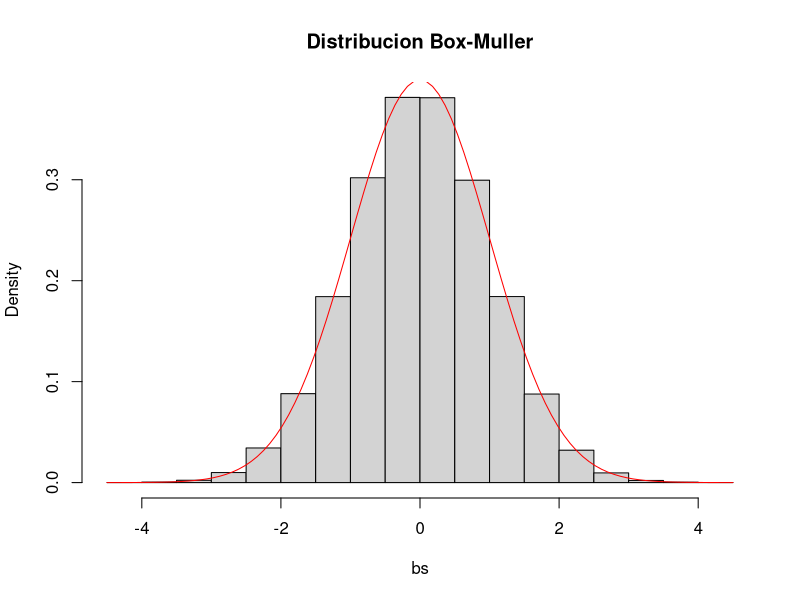

Recreate this plot in R.
############################Distribucion Box-Muller#############################
set.seed(321)
################################################################################
# import the library to test the normality of the distribution
library(nortest)
################################################################################
inv.b.m <- function(size){ 
  u = runif(size)
  v = runif(size)
  
  x=rep(0,size)
  y=rep(0,size)
  
  for (i in 1:size){
    x[i] = sqrt(-2*log(u[i]))*cos(2*pi*v[i])
    y[i] = sqrt(-2*log(u[i]))*sin(2*pi*v[i])
  }
  c(x,y)
}
bs <- inv.b.m(size = 100000)
####################################GRAFICA#####################################
hist(bs, main = "Distribucion Box-Muller", probability = TRUE)
curve(dnorm(x),col = "red", add = T)
#####################################PRUEBA#####################################
#a test for normality
lillie.test(bs)
#p.value > 0.05 No se rechaza la H0:(Sigue una distribucion normal)
#####################################FIN########################################
# promedio real
mean(bs)
# promedio teorico
mean(rnorm(100000))
################################################################################
